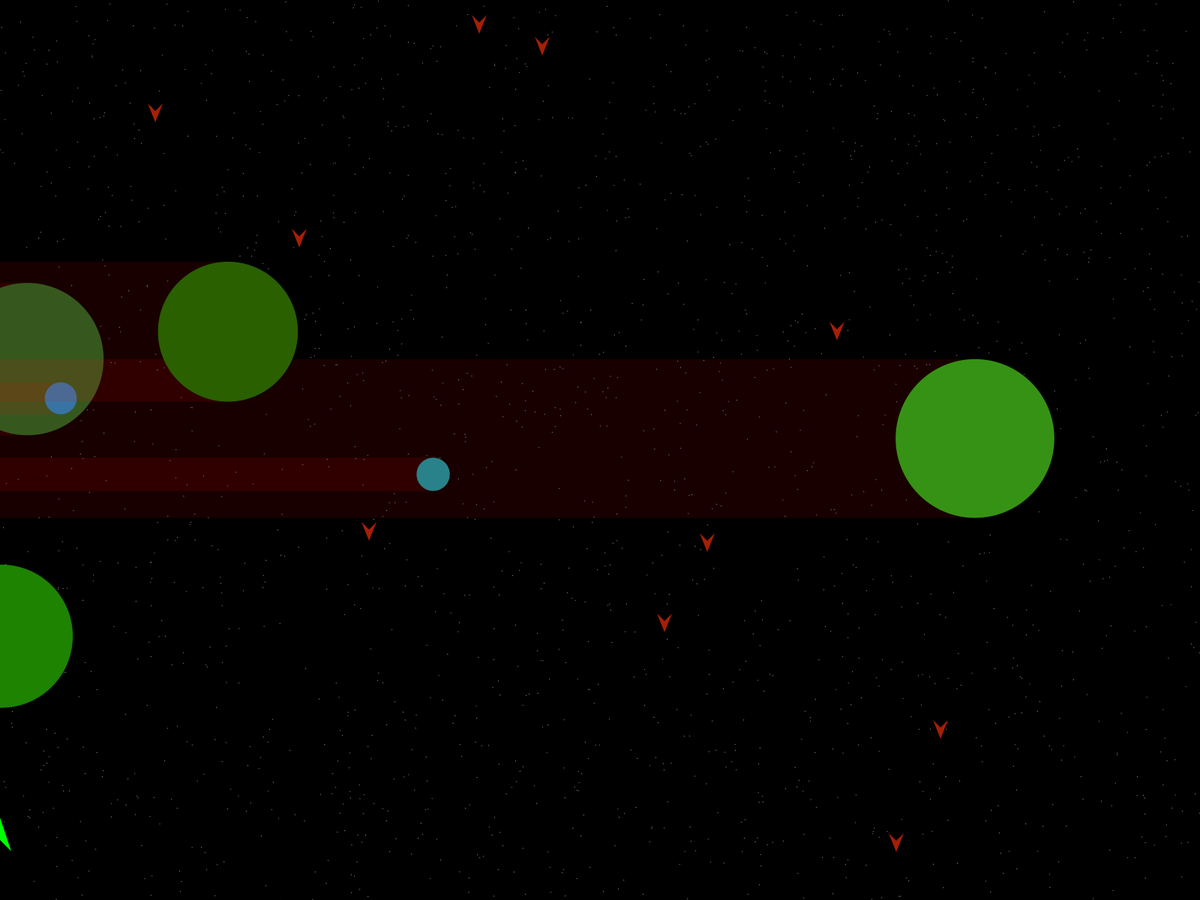
Frame 1 (no input)
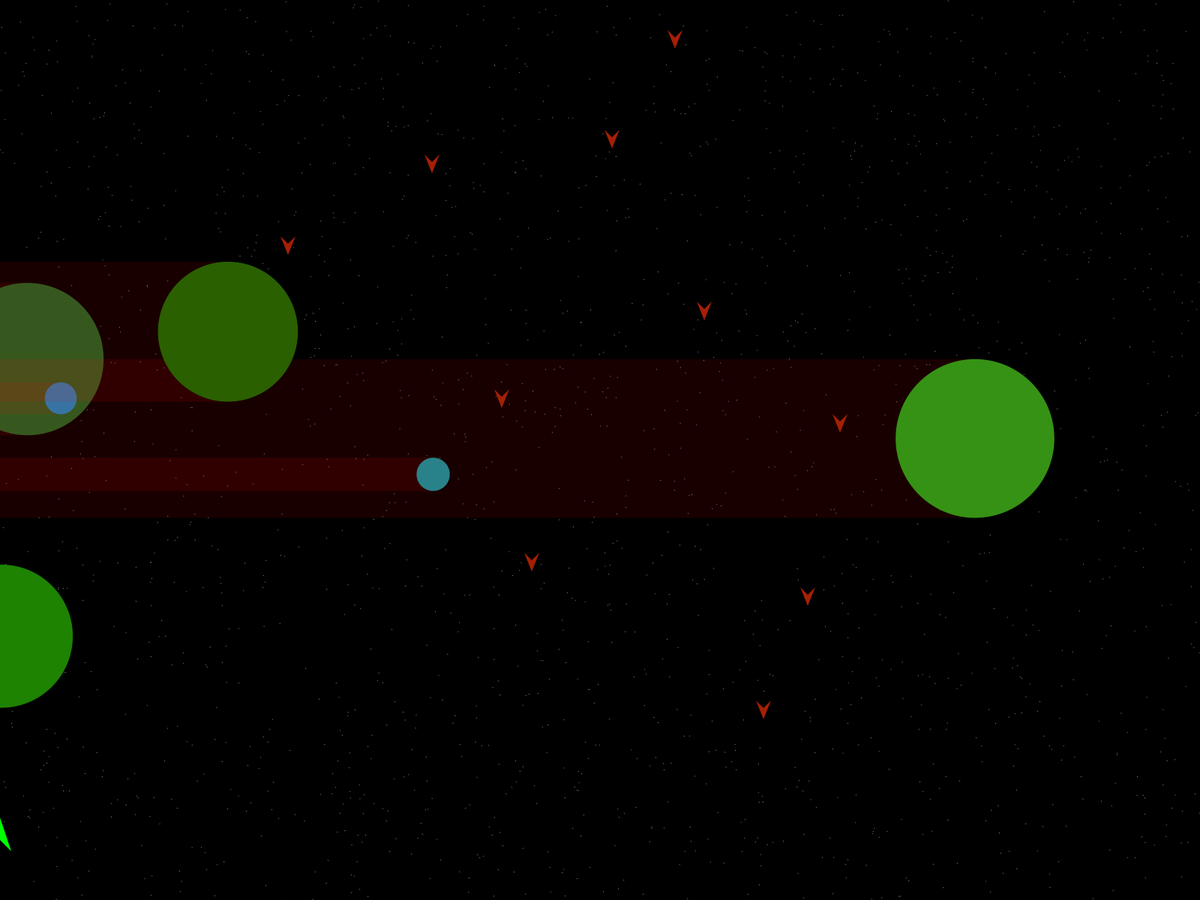
Frame 60 (the mouse pressed at the canvas centre just before this capture)
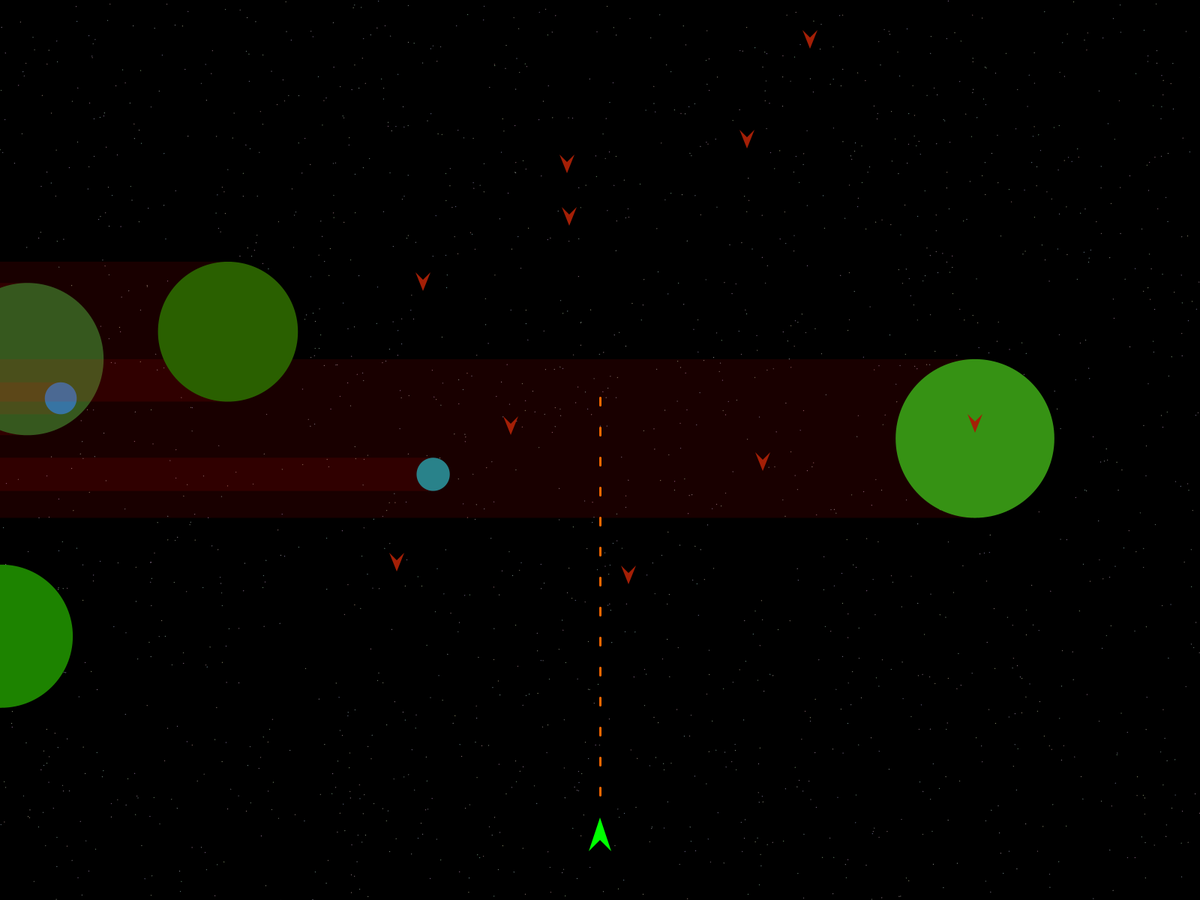
Frame 120 (the mouse held since frame 60 and released just before this capture)

The Processing sketch that drew these frames (run headless with seeded random() and noise(); from frame 60 on, the mouse is pressed at the canvas centre):

// Processing sketch: Android_Shooter
// ── Android_Shooter.pde
private Player player;
private Enemies enemy;
private Background bg;

void setup(){
  fullScreen();
  noStroke();
  bg = new Background();
  player = new Player(width/2, height - 80);
  enemy = new Enemies();
}

void draw(){
  bg.render();
  player.render();
  enemy.renderEnemy();
}

// ── Enemies.pde
public class Enemies{
  private final int numOfEnemy = 10;
  private ArrayList<Enemy> musuh = new ArrayList<Enemy>();
  
  public Enemies(){
    for(int i = 0; i < numOfEnemy; i++ ){
      Enemy temp = new Enemy(int(random(10, width - 10)), int(random(10, height - 10)));
      musuh.add(temp);
      temp.render();
    }
  }
  
  public void renderEnemy(){
    for(Enemy i: this.musuh){
      i.render();
    }
  }
}

private class Enemy{
  private float x;
  private float y;
  private float targetX;
  private float targetY;
  
  private Enemy(float initX, float initY){
    this.x = initX;
    this.y = initY;
    
    newTargetPosition();
    renderTarget();
  }
  
  private void render(){
    noStroke();
    fill(164, 31, 6);
    beginShape();
    vertex(this.x, this.y);
    vertex(this.x - 10, this.y - 10);
    vertex(this.x, this.y + 15);
    vertex(this.x + 10, this.y - 10);
    endShape();
    
    if(targetX <= this.x){
      this.x -= 3;
    } else if(targetX >= this.x){
      this.x += 3;
    }
    
    if(targetY <= this.y){
      this.y -= 3;
    } else if(targetY >= this.y){
      this.y += 3;
    }
    
    boolean conditionX = this.x > targetX - 5 && this.x < targetX + 5;
    boolean conditionY = this.y > targetY - 5 && this.y < targetY + 5;
    if(conditionX && conditionY){
      newTargetPosition();
    }
    
    //renderTarget();
  }
  
  private void renderTarget(){
    noStroke();
    fill(0, 0, 255);
    rect(targetX, targetY, 10, 10);
    //println("Target : x=" + targetX + " | y=" + targetY + " <||> Enemy : x=" + this.x + " | y=" + this.y);
  }
  
  private void newTargetPosition(){
    targetX = int(random(width));
    targetY = int(random(5, height - 120));
  }
}

// ── Misc.pde
public class Background{
  private final int numOfStars = int(2000);
  private final int numOfPlanet = int(random(1, 10));
  
  private ArrayList<Stars> star = new ArrayList<Stars>();
  private ArrayList<Planet> planet = new ArrayList<Planet>();
  public Background(){
    println("Creating Stars");
    for(int i=0; i<numOfStars; i++){
      float xrand = random(-5, width+5);
      float yrand = random(-5, height+5);
      Stars stemp = new Stars(xrand, yrand);
      for(int j=0; j<100; j++){
        xrand = random(-5, width+5);
        yrand = random(-5, height+5);
        stemp = new Stars(xrand, yrand);
        stemp.renderStars();
      }
      star.add(stemp);
      stemp.renderStars();
    }
    
    println("Creating Planets");
    for(int i=0; i<numOfPlanet; i++){
      float xrand = random(-2, width);
      float yrand = random(-3, height+3);
      Planet pl = new Planet(xrand, yrand);
      for(int j=0; j<100; j++){
        xrand = random(-2, width);
        yrand = random(-3, height+3);
        pl = new Planet(xrand, yrand);
      }
      planet.add(pl);
      pl.renderPlanet();
    }
  }
  
  public void render(){
    background(0);
    for(Stars i: star){
      i.renderStars();
    }
    
    for(Planet i: planet){
      i.renderPlanet();
    }
  }
}

private class Stars{
  private float x;
  private float y;
  private float r, g, b;
  private float size;
  private int counter;
  private int blink;
  
  private Stars(float initX, float initY){
    this.x = initX;
    this.y = initY;
    this.size = noise(1, 5)*3;
    this.counter = 0;
    this.r = random(155, 225);
    this.g = random(155, 225);
    this.b = random(155, 225);
    
    if(g >= r)
      blink = 0;
    else if(b >= g)
      blink = 1;
    else if(r >= b)
      blink = 2;
  }
  
  private void renderStars(){
    noStroke();
    fill(r, g, b);
    beginShape();
    vertex(this.x - size, this.y);
    vertex(this.x - (size/4), this.y - (size/4));
    vertex(this.x, this.y - size);
    vertex(this.x + (size/4), this.y - (size/4));
    vertex(this.x + size, this.y);
    vertex(this.x + (size/4), this.y + (size/4));
    vertex(this.x, this.y + size);
    vertex(this.x - (size/4), this.y + (size/4));
    endShape();
    
    if(this.counter <= 30){
      this.size += 0.05;
      if(blink == 1)
        this.r += 1;
      else if(blink == 2)
        this.g += 1;
      else if(blink == 3)
        this.b += 1;
    } else if (this.counter > 30){
      this.size -= 0.05;
      if(blink == 1)
        this.r -= 1;
      else if(blink == 2)
        this.g -= 1;
      else if(blink == 3)
        this.b -= 1;
    }
    
    if(this.counter >= 60){
      this.counter = 0;
    }
    counter++;
  }
}

private class Planet{
  private float x;
  private float y;
  private float size;
  private float r, g, b;
  
  private Planet(float initX, float initY){
    this.x = initX;
    this.y = initY;   
    this.size = random(40, 250);
    this.r = random(10, 57);
    this.g = random(70, 150);
    this.b = random(100, 255) - this.size;
  }
  
  
  private void renderPlanet(){
    ellipseMode(CENTER);
    fill(255, 0, 0, 255/10);
    noStroke();
    beginShape();
    vertex(this.x, this.y-(this.size/2));
    vertex(0, this.y-(this.size/2));
    vertex(0, this.y+(this.size/2));
    vertex(this.x, this.y+(this.size/2));
    endShape();
    fill(r, g, b);
    noStroke();
    ellipse(this.x, this.y, this.size, this.size);
    
  }
}

// ── Player.pde
public class Player{
  public float x;
  public float y;
  
  public Player(float initX, float initY){
    this.x = initX;
    this.y = initY;
    
    renderShip();
    renderBullets();
  }
  
  public void render(){
    this.shootCounter += 1;
    renderShip();
    renderBullets();
    
    if(mousePressed){
      this.shoot();
    }
  }
  
  private void renderShip(){
    this.x = mouseX;
    noStroke();
    fill(0, 255, 0);
    beginShape();
    vertex(this.x, this.y);
    vertex(this.x - 15, this.y + 15);
    vertex(this.x, this.y - 30);
    vertex(this.x + 15, this.y + 15);
    endShape();
  }
  
  private void renderBullets(){
    for(Bullet i: bullets){
      if(i.y <= height + 20){
        i.y -= 10;
        i.renderBullet();
      } else {
        i.y = this.y - 30;
        i.renderBullet();
      }
    }
  }
    
  private ArrayList<Bullet> bullets = new ArrayList<Bullet>();
  private int shootCounter = 0;
  private int fireRate = 4;
  public void shoot(){
    if(shootCounter % fireRate == 0){
      this.shootCounter = 0;
      this.bullets.add(new Bullet(this.x, this.y - 30));
    }
  }
}

private class Bullet{
  public float x;
  public float y;
  
  private Bullet(float initX, float initY){
    this.x = initX;
    this.y = initY;
  }
  
  private void renderBullet(){
    strokeWeight(3);
    color(255, 0, 0);
    stroke(255, 103, 0);
    line(this.x, this.y, this.x, this.y + 10);
    noStroke();
  }
}
